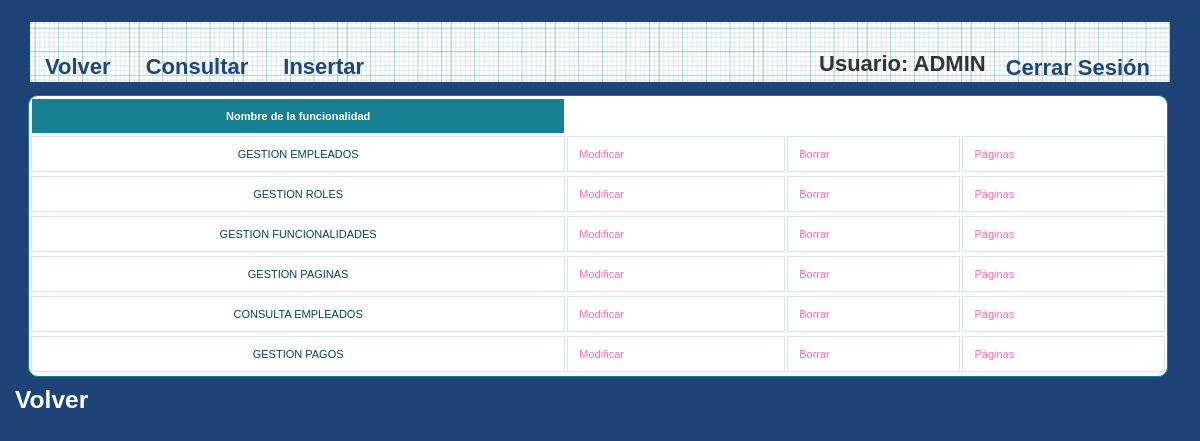
The page /et3_iu/Controllers/FUNCIONALIDAD_Controller.php (signed in) on the database as committed earlier.
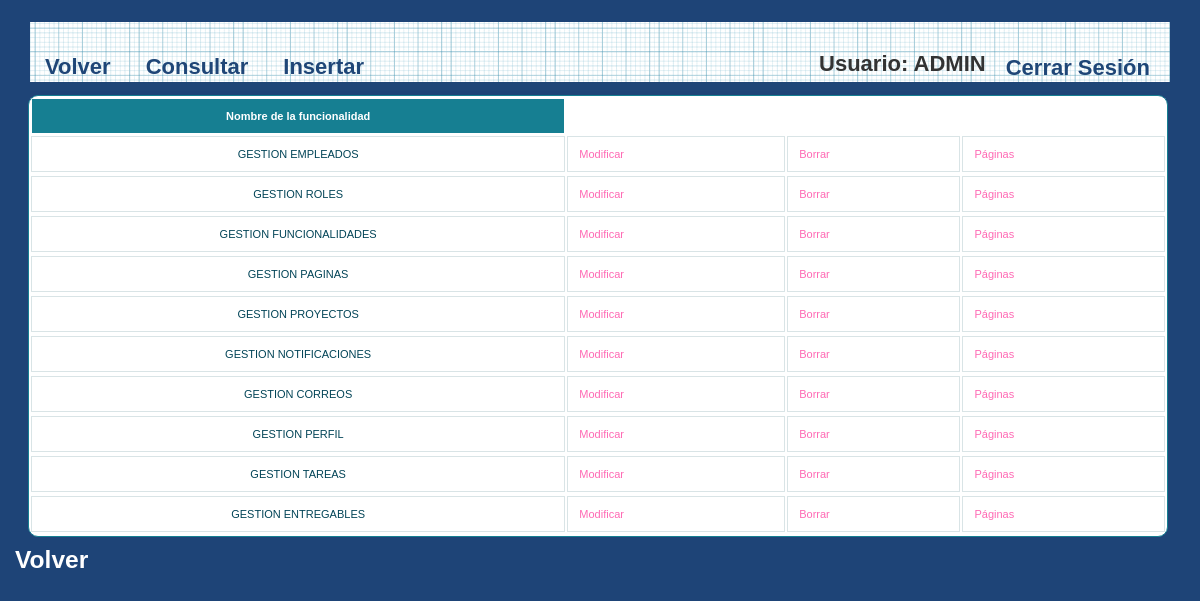
The same page on the database as committed later.
### tables this page shows
CREATE TABLE IF NOT EXISTS `FUNCIONALIDAD` (
`FUNCIONALIDAD_ID` int(10) NOT NULL,
  `FUNCIONALIDAD_NOM` varchar(80) NOT NULL
);

### et3_iu/Controllers/FUNCIONALIDAD_Controller.php (called while the page is built, shortened)
<?php
include '../Models/FUNCIONALIDAD_Model.php';
	Switch ($_REQUEST['accion']){
		default:
			if (!isset($_REQUEST['FUNCIONALIDAD_NOM'])){
				$funcionalidad = new FUNCIONALIDAD_MODEL('', '');
			}
			else {
				$rol=get_data_form();
			}
			$datos = $funcionalidad->ConsultarTodo();
			if(!tienePermisos('FUNCIONALIDAD_Show')){
				new Mensaje('No tienes los permisos necesarios','../Views/DEFAULT_Vista.php');
			}
			else {
				new FUNCIONALIDAD_Show($datos, '../Views/DEFAULT_Vista.php');
			}
	}
?>

### et3_iu/Models/FUNCIONALIDAD_Model.php (called while the page is built, shortened)
<?php
class FUNCIONALIDAD_MODEL
{
	var $mysqli;
function ConectarBD()
{
    $this->mysqli = new mysqli( "localhost", "iu2016", "iu2016", "IU2016");
}
	function ConsultarTodo()
	{
		$sql = "select * from FUNCIONALIDAD ORDER BY FUNCIONALIDAD_ID";
		if (!($resultado = $this->mysqli->query($sql))){
			return 'Error en la consulta sobre la base de datos';
		}
		else{
			$toret=array();
			$i=0;
			while ($fila= $resultado->fetch_array()) {
				$toret[$i]=$fila;
				$i++;
			}
			return $toret;
		}
	}
}
?>

### et3_iu/Views/FUNCIONALIDAD_SHOW_ALL_Vista.php (the view, shortened to what this page needs)
<?php
class FUNCIONALIDAD_Show{
	private $datos;
	private $volver;
	function __construct($array, $volver){
		$this->datos = $array;
		$this->volver = $volver;
		$this->render();
	}
	function render(){
		?>
		<head><link rel="stylesheet" href="../Styles/styles.css" type="text/css" media="screen" /></head>
			<p>
				<h2>
					<div>
						<?php
						$lista = array('FUNCIONALIDAD_NOM');
						?>
						<head>
							<link rel="stylesheet" href="../Styles/styles.css" type="text/css" media="screen" />
							<link rel="stylesheet" type="text/css" href="../Styles/print.css" media="print" />
						</head>
						<div id="wrapper">
							<nav>
								<div class="menu">
									<ul>
										<li><a href="../Functions/Desconectar.php"><?php echo  $strings['Cerrar Sesión']; ?></a></li>
										<li><?php echo $strings['Usuario'].": ". $_SESSION['login']; ?></li>
									</ul>
									<?php echo '<a href=\'' . $this->volver . "'>" . $strings['Volver'] . " </a>"; ?></li>
									<a href='./FUNCIONALIDAD_Controller.php?accion=<?php echo $strings['Consultar']?>'><?php echo $strings['Consultar']?></a>
									<a href='./FUNCIONALIDAD_Controller.php?accion=<?php echo $strings['Insertar']?>'><?php echo $strings['Insertar']?></a>
								</div>
							</nav>
						<table id='btable' border = 1>
							<tr>
								<?php
								foreach($lista as $titulo){
										echo "<th>";
									?>
									<?php
									echo $strings[$titulo];
									?>
									</th>
									<?php
								}
								?>
							</tr>
							<?php
							for ($j=0;$j<count($this->datos);$j++){
							echo "<tr>";
							foreach ($this->datos [$j] as $clave => $valor) {
                                for ($i = 0; $i < count($lista); $i++) {
                                    if ($clave === $lista[$i]) {
                                    ?>
                                    <?php
                                    echo "<td>";
                                    echo $valor;
                                    echo "</td>";
                                    }
                                }
                            }
							?>
							<td>
								<a href='FUNCIONALIDAD_Controller.php?FUNCIONALIDAD_NOM=<?php echo $this->datos[$j]['FUNCIONALIDAD_NOM'] . '&accion='.$strings['Modificar']; ?>'><?php echo $strings['Modificar']?></a>
							</td>
							<td>
								<a href='FUNCIONALIDAD_Controller.php?FUNCIONALIDAD_NOM=<?php echo $this->datos[$j]['FUNCIONALIDAD_NOM'] . '&accion='.$strings['Borrar']; ?>'><?php echo $strings['Borrar']?></a>
							</td>
								<td>
									<a href='FUNCIONALIDAD_Controller.php?FUNCIONALIDAD_NOM=<?php echo $this->datos[$j]['FUNCIONALIDAD_NOM'] . '&accion='.$strings['Paginas']; ?>'><?php echo $strings['Páginas']?></a>
								</td>
								<?php
								echo "<tr>";
								}
								?>
						</table>
					</div>
					<h3>
			<p>
				<?php
				echo '<a class="form-link" href=\'' . $this->volver . "'>" . $strings['Volver'] . " </a>";
				?>
				</h3>
			</p>
		<?php
	}
}

Rows that differ between the two databases and show on the page:
removed funcionalidad: FUNCIONALIDAD_NOM "CONSULTA EMPLEADOS"
removed funcionalidad: FUNCIONALIDAD_NOM "GESTION PAGOS"
added funcionalidad: FUNCIONALIDAD_NOM "GESTION PROYECTOS"
added funcionalidad: FUNCIONALIDAD_NOM "GESTION NOTIFICACIONES"
added funcionalidad: FUNCIONALIDAD_NOM "GESTION CORREOS"
added funcionalidad: FUNCIONALIDAD_NOM "GESTION PERFIL"
added funcionalidad: FUNCIONALIDAD_NOM "GESTION TAREAS"
added funcionalidad: FUNCIONALIDAD_NOM "GESTION ENTREGABLES"
Other text that changed with them:
new list line: "Modificar Borrar Páginas"
